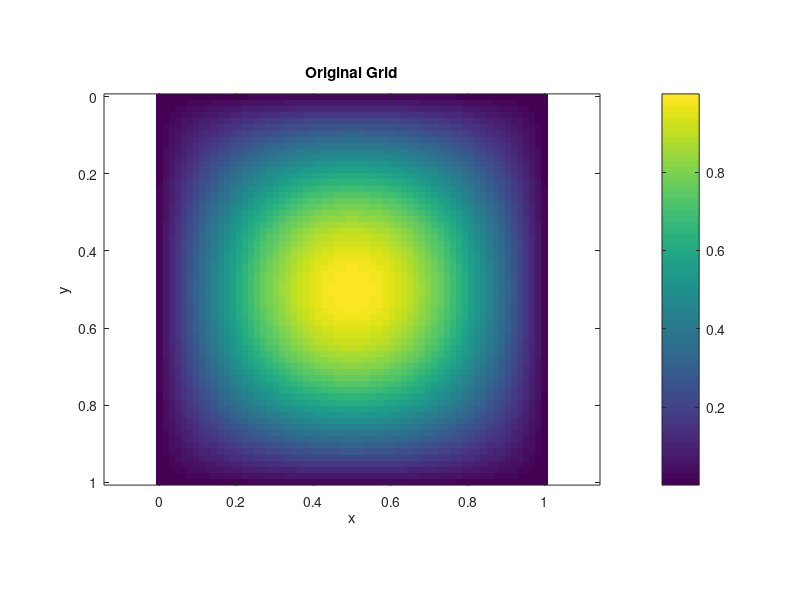
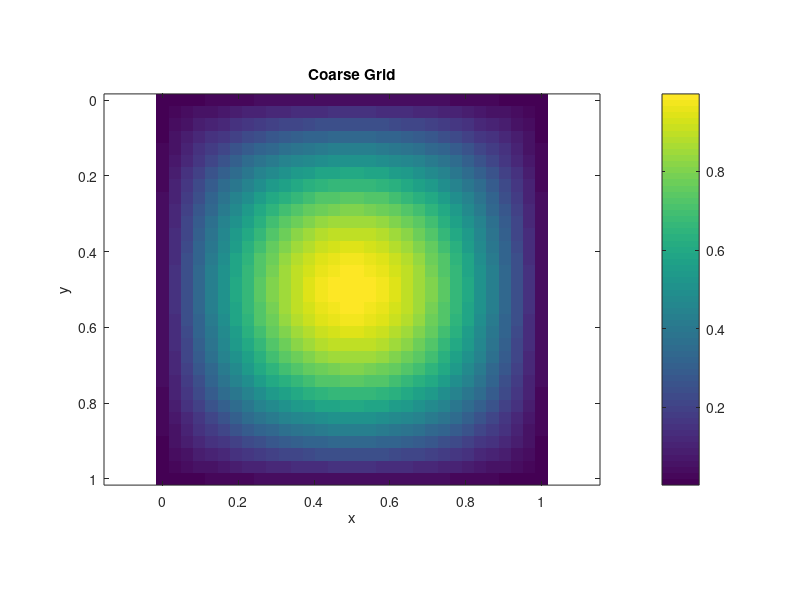
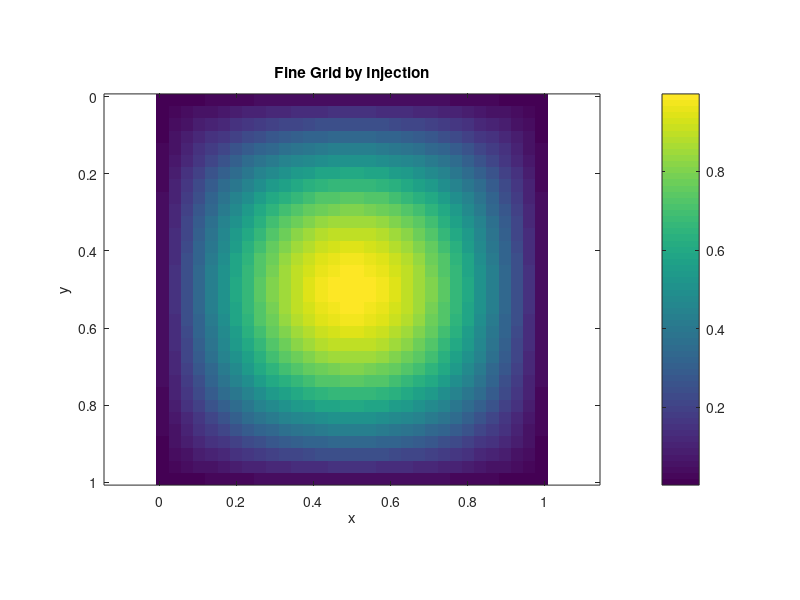
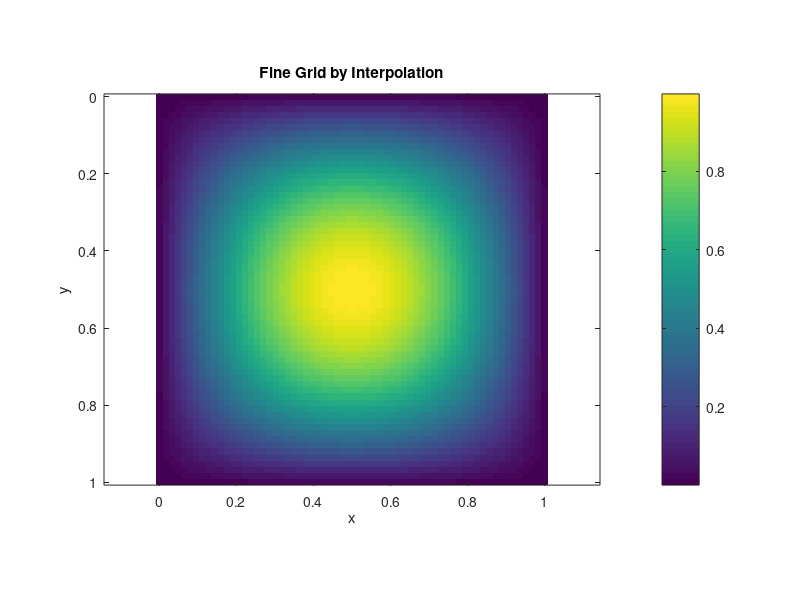

MATLAB code for these plots, in order: (Note: this script raises an error after producing the figures.)
%% MECH 511 - Multigrid Programming Assignment
%% Data Visualisation
% Nicholas Earle

clear;clc;close all;

%% Part 1
% Test function: sin(pi*x)*sin(pi*y)

load('Data/original.dat');       % Original grid
load('Data/OG_coarse.dat');      % Original coarse grid
load('Data/coarse.dat');         % Transferred Coarse grid
load('Data/fine_inj.dat');       % Transferred Fine grid by injection
load('Data/fine_int.dat');       % Transferred Fine grid by interpolation
load('Data/Ecoarse.dat');        % Coarse grid error
load('Data/Einject.dat');        % Injection grid error
load('Data/Einterp.dat');        % Interpolation grid error

original = original(2:end-1, 2:end-1);
OG_coarse = OG_coarse(2:end-1, 2:end-1);
coarse = coarse(2:end-1, 2:end-1);
inject = fine_inj(2:end-1, 2:end-1);
interp = fine_int(2:end-1, 2:end-1);
Ecoarse = Ecoarse(2:end-1, 2:end-1);
Einject = Einject(2:end-1, 2:end-1);
Einterp = Einterp(2:end-1, 2:end-1);

xy32 = linspace(0,1,32);
xy64 = linspace(0,1,64);

figure(1);
imagesc(xy64, xy64, original);
title('Original Grid');
xlabel('x'); ylabel('y');
axis equal tight
colorbar;

figure(2);
imagesc(xy32, xy32, coarse);
title('Coarse Grid');
xlabel('x'); ylabel('y');
axis equal tight
colorbar

figure(3);
imagesc(xy64, xy64, inject);
title('Fine Grid by Injection');
xlabel('x'); ylabel('y');
axis equal tight
colorbar;

figure(4);
imagesc(xy64, xy64, interp);
title('Fine Grid by Interpolation');
xlabel('x'); ylabel('y');
axis equal tight
colorbar;

figure(5);
imagesc(xy32, xy32, Ecoarse);
title('Error in Coarse Grid Transfer, L2 = 3.0E-4');
xlabel('x'); ylabel('y');
axis equal tight
colorbar;

figure(6);
imagesc(xy64, xy64, Einject);
title('Error in Injection Grid Transfer, L2 = 1.7E-2');
xlabel('x'); ylabel('y');
axis equal tight
colorbar;

figure(7);
imagesc(xy64, xy64, Einterp);
title('Error in Interpolation Grid Transfer, L2 = 1.2E-3');
xlabel('x'); ylabel('y');
axis equal tight
colorbar;

%% Part 3

load('Data/L2_1.dat'); L2_1 = L2_1(2:end);
load('Data/L2_2.dat'); L2_2 = L2_2(2:end);
load('Data/L2_3.dat'); L2_3 = L2_3(2:end);
load('Data/L2_4.dat'); L2_4 = L2_4(2:end);
load('Data/L2_5.dat'); L2_5 = L2_5(2:end);

figure();
semilogy(L2_1, 'LineWidth', 1.5);
hold on;
semilogy(L2_2, 'LineWidth', 1.5);
semilogy(L2_3, 'LineWidth', 1.5);
semilogy(L2_4, 'LineWidth', 1.5);
semilogy(L2_5, 'LineWidth', 1.5);
xlabel('Iteration'); ylabel('L_2 Norm');
title('Convergence Rate for simple V-Cycles');
ylim([1E-9 1E0]);
legend('1 Mesh - 8314','2 Meshes - 1386','3 Meshes - 321','4 Meshes - 79','5 Meshes - 20');

%% Part 4

load('Data/L2_w0.500000.dat'); L2_w05 = L2_w0_500000(2:end);
load('Data/L2_w0.600000.dat'); L2_w06 = L2_w0_600000(2:end);
load('Data/L2_w0.666667.dat'); L2_w067 = L2_w0_666667(2:end);
load('Data/L2_w0.800000.dat'); L2_w08 = L2_w0_800000(2:end);
load('Data/L2_w1.000000.dat'); L2_w10 = L2_w1_000000(2:end);
load('Data/L2_w1.250000.dat'); L2_w125 = L2_w1_250000(2:end);
load('Data/L2_w1.500000.dat'); L2_w15 = L2_w1_500000(2:end);
load('Data/L2_double.dat'); L2_double = L2_double(2:end);

figure();
semilogy(L2_w05, 'LineWidth', 1.5);
hold on;
semilogy(L2_w06, 'LineWidth', 1.5);
semilogy(L2_w067, 'LineWidth', 1.5);
semilogy(L2_w08, 'LineWidth', 1.5);
semilogy(L2_w10, 'LineWidth', 1.5);
semilogy(L2_w125, 'LineWidth', 1.5);
semilogy(L2_w15, 'LineWidth', 1.5);
semilogy(L2_double, 'LineWidth', 1.5);
xlabel('Iteration'); ylabel('L_2 Norm');
title('Convergence Rate for a 4-level V-cycle with differing \omega');
ylim([1E-9 1E0]);
legend('\omega = 0.5 - 108','\omega = 0.6 - 89','\omega = 0.67 - 79',...
    '\omega = 0.8 - 62','\omega = 1.0 - 44','\omega = 1.25 - 26',...
    '\omega = 1.5 - 10', 'Double Pass - 36x2=72');




